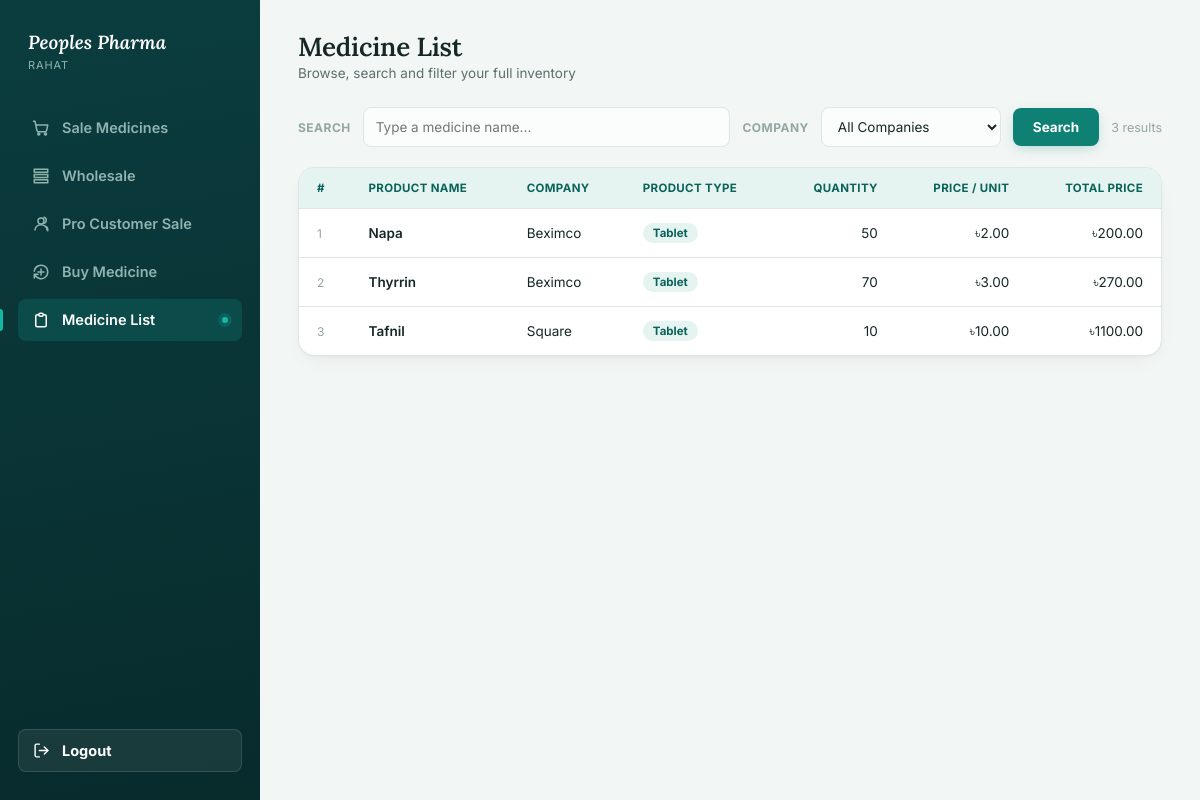
Page /medicine-list/ (signed in) on the committed database.
### pharmacy/models.py (models this page shows, shortened)
class Medicine(models.Model):
    name = models.CharField(max_length=150)
    company = models.CharField(max_length=150)
    product_type = models.CharField(max_length=50)
    quantity = models.PositiveBigIntegerField()
    price_per_unit = models.DecimalField(max_digits=10,decimal_places=2)
    total_price = models.DecimalField(max_digits=10,decimal_places=2)
    total_dis_price = models.DecimalField(max_digits=10,decimal_places=2,default=0.00)

### pharmacy/views.py (the view)
# urls.py: path('medicine-list/',views.medicine_list,name='medicine_list'),
@login_required
def medicine_list(request):
    search = request.GET.get('search','').strip()
    company = request.GET.get('company','').strip()
    medicines = Medicine.objects.all()
    if search:
        medicines = medicines.filter(name__icontains=search)
    if company:
        medicines = medicines.filter(company__iexact=company)
    companies = Medicine.objects.values_list(
        'company', flat=True
    ).distinct().order_by('company')
    return render(request, 'pharmacy/medicine-list.html', {
        'medicines': medicines,
        'companies': companies,
        'search': search,
        'selected_company': company,
    })

### pharmacy/templates/pharmacy/medicine-list.html (shortened to what this page needs)
{% load static %}
<!DOCTYPE html>
<html lang="en">
<head>
  <link rel="stylesheet" href="{% static 'Style/medicine_list.css' %}">
</head>
<body>
<div class="app">
  <aside class="sidebar">
    <div class="brand">
      <div class="brand__text">
        <h1>Peoples Pharma</h1>
        <span>{{ request.user.username }}</span>
      </div>
    </div>
    <ul class="nav">
      <li><a href="{% url 'pharmacy:sale_medicines' %}" class="nav__link">
        <svg viewBox="0 0 24 24" width="20" height="20" fill="none" stroke="currentColor" stroke-width="2" stroke-linecap="round" stroke-linejoin="round"><circle cx="9" cy="20" r="1.4"/><circle cx="18" cy="20" r="1.4"/><path d="M2 3h2l2.6 12.3a2 2 0 0 0 2 1.7h8.8a2 2 0 0 0 2-1.6L21 8H6"/></svg>
        Sale Medicines
      </a></li>
      <li><a href="{% url 'pharmacy:wholesale' %}" class="nav__link">
        <svg viewBox="0 0 24 24" width="20" height="20" fill="none" stroke="currentColor" stroke-width="2" stroke-linecap="round" stroke-linejoin="round"><path d="M3 3h18v4H3zM3 10h18v4H3zM3 17h18v4H3z"/></svg>
        Wholesale
      </a></li>
      <li><a href="{% url 'pharmacy:pro_customer_sale' %}" class="nav__link">
        <svg viewBox="0 0 24 24" width="20" height="20" fill="none" stroke="currentColor" stroke-width="2" stroke-linecap="round" stroke-linejoin="round"><circle cx="12" cy="8" r="4"/><path d="M4 20c0-4 3.6-7 8-7s8 3 8 7"/><path d="M16 3.13a4 4 0 0 1 0 7.75"/><path d="M21 21v-2a4 4 0 0 0-3-3.85"/></svg>
        Pro Customer Sale
      </a></li>
      <li><a href="{% url 'pharmacy:update_medicine' %}" class="nav__link">
        <svg viewBox="0 0 24 24" width="20" height="20" fill="none" stroke="currentColor" stroke-width="2" stroke-linecap="round" stroke-linejoin="round"><path d="M12 8v8M8 12h8"/><path d="M3.05 11a9 9 0 1 1 .5 4m-.5 5v-5h5"/></svg>
        Buy Medicine
      </a></li>
      <li><a href="{% url 'pharmacy:medicine_list' %}" class="nav__link is-active">
        <svg viewBox="0 0 24 24" width="20" height="20" fill="none" stroke="currentColor" stroke-width="2" stroke-linecap="round" stroke-linejoin="round"><path d="M9 5H7a2 2 0 0 0-2 2v12a2 2 0 0 0 2 2h10a2 2 0 0 0 2-2V7a2 2 0 0 0-2-2h-2M9 5a2 2 0 0 0 2 2h2a2 2 0 0 0 2-2M9 5a2 2 0 0 1 2-2h2a2 2 0 0 1 2 2"/></svg>
        Medicine List
        <span class="nav__pulse"></span>
      </a></li>
    </ul>
    <div class="sidebar__spacer"></div>
    <a href="{% url 'pharmacy:logout' %}" class="nav__logout">
      <svg viewBox="0 0 24 24" width="20" height="20" fill="none" stroke="currentColor" stroke-width="2" stroke-linecap="round" stroke-linejoin="round"><path d="M9 21H5a2 2 0 0 1-2-2V5a2 2 0 0 1 2-2h4"/><path d="M16 17l5-5-5-5"/><path d="M21 12H9"/></svg>
      Logout
    </a>
  </aside>
  <main class="main">
    <div class="topbar">
      <div>
        <h2>Medicine List</h2>
        <p>Browse, search and filter your full inventory</p>
      </div>
    </div>
    <form method="get" action="{% url 'pharmacy:medicine_list' %}">
      <div class="filter-bar">
        <label>Search</label>
        <div class="search-wrapper">
          <input
            type="text"
            id="searchInput"
            name="search"
            placeholder="Type a medicine name..."
            value="{{ search }}"
            autocomplete="off"
          >
        </div>
        <label>Company</label>
        <select name="company" id="companyFilter" onchange="this.form.submit()">
          <option value="">All Companies</option>
        </select>
        <button type="submit" class="btn-add">Search</button>
        <span class="result-count">
          {{ medicines|length }} result{{ medicines|length|pluralize }}
        </span>
      </div>
    </form>
    <section class="table-card">
      <table>
        <thead>
          <tr>
            <th>#</th>
            <th>Product Name</th>
            <th>Company</th>
            <th>Product Type</th>
            <th class="num">Quantity</th>
            <th class="num">Price / Unit</th>
            <th class="num">Total Price</th>
          </tr>
        </thead>
        <tbody>
          {% for medicine in medicines %}
          <tr>
            <td style="color:var(--ink-faint); font-size:12px;">
              {{ forloop.counter }}
            </td>
            <td style="font-weight:600;">{{ medicine.name }}</td>
            <td>{{ medicine.company }}</td>
            <td><span class="pill">{{ medicine.product_type }}</span></td>
            <td class="num">
              {{ medicine.quantity }}
            </td>
            <td class="num">৳{{ medicine.price_per_unit }}</td>
            <td class="num">
              ৳{{ medicine.total_price }}
            </td>
          </tr>
          {% endfor %}
        </tbody>
      </table>
    </section>
  </main>
</div>
</body>
</html>

### rows in the picture
Medicine: name "Napa", company "Beximco", product_type "Tablet", quantity "50", price_per_unit "2.00", total_price "200.00"
Medicine: name "Thyrrin", company "Beximco", product_type "Tablet", quantity "70", price_per_unit "3.00", total_price "270.00"
Medicine: name "Tafnil", company "Square", product_type "Tablet", quantity "10", price_per_unit "10.00", total_price "1100.00"

### other values in the picture
{{ request.user.username }} "RAHAT"
{{ medicines|length }} "3"
